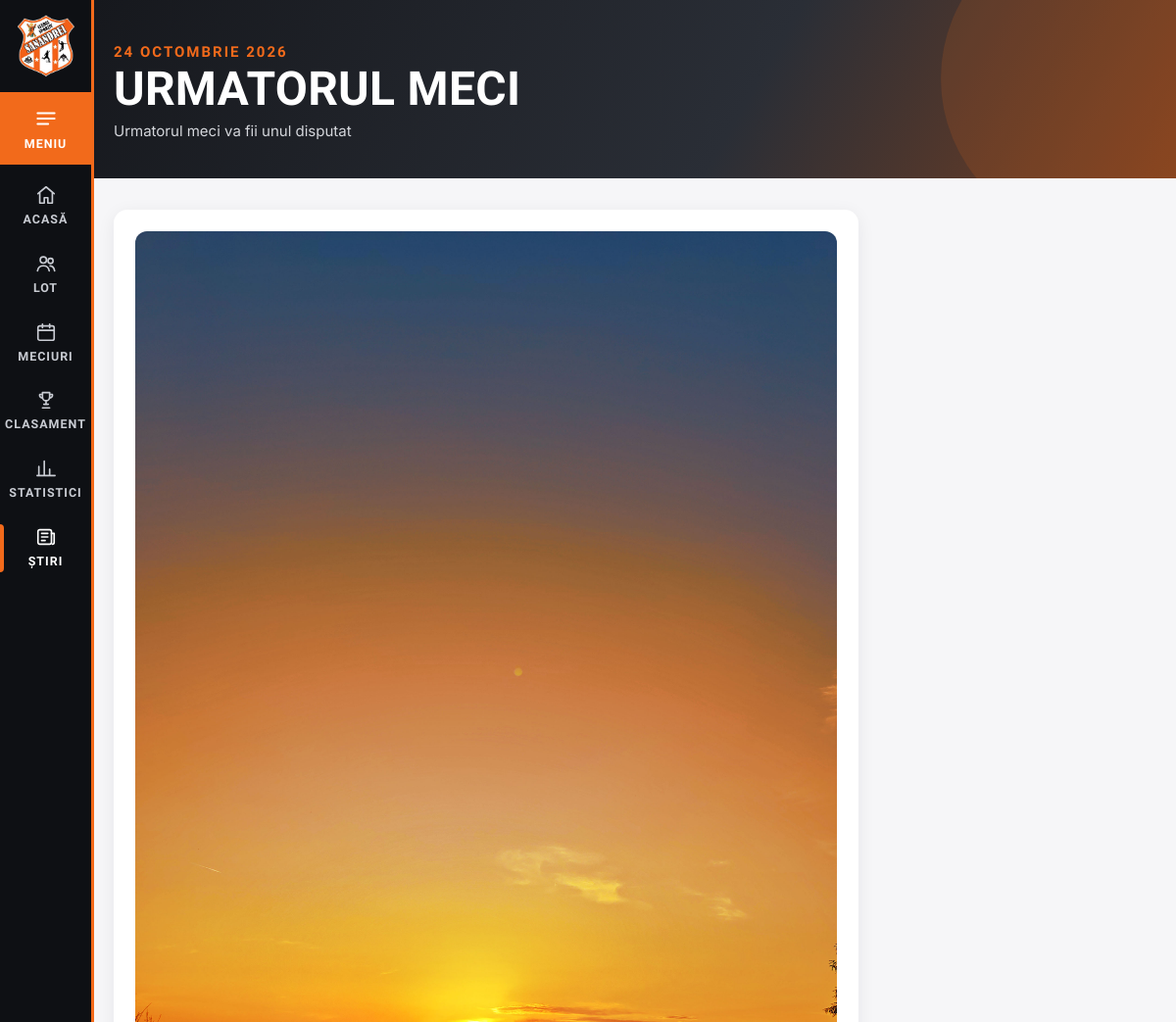
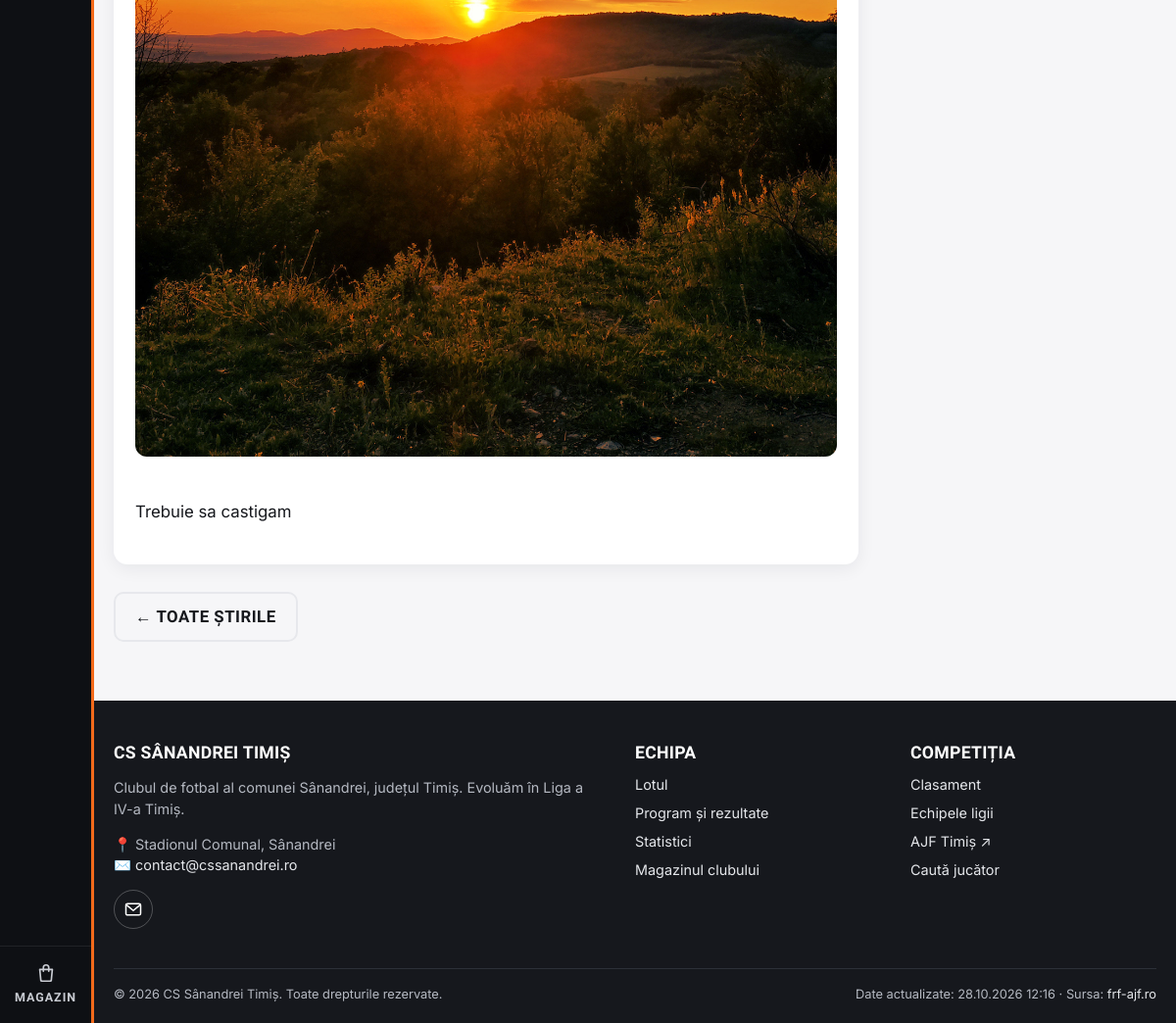
Before: /stiri/2026-10-24-urmatorul-meci/ with the older database file (2 pictures, top to bottom).
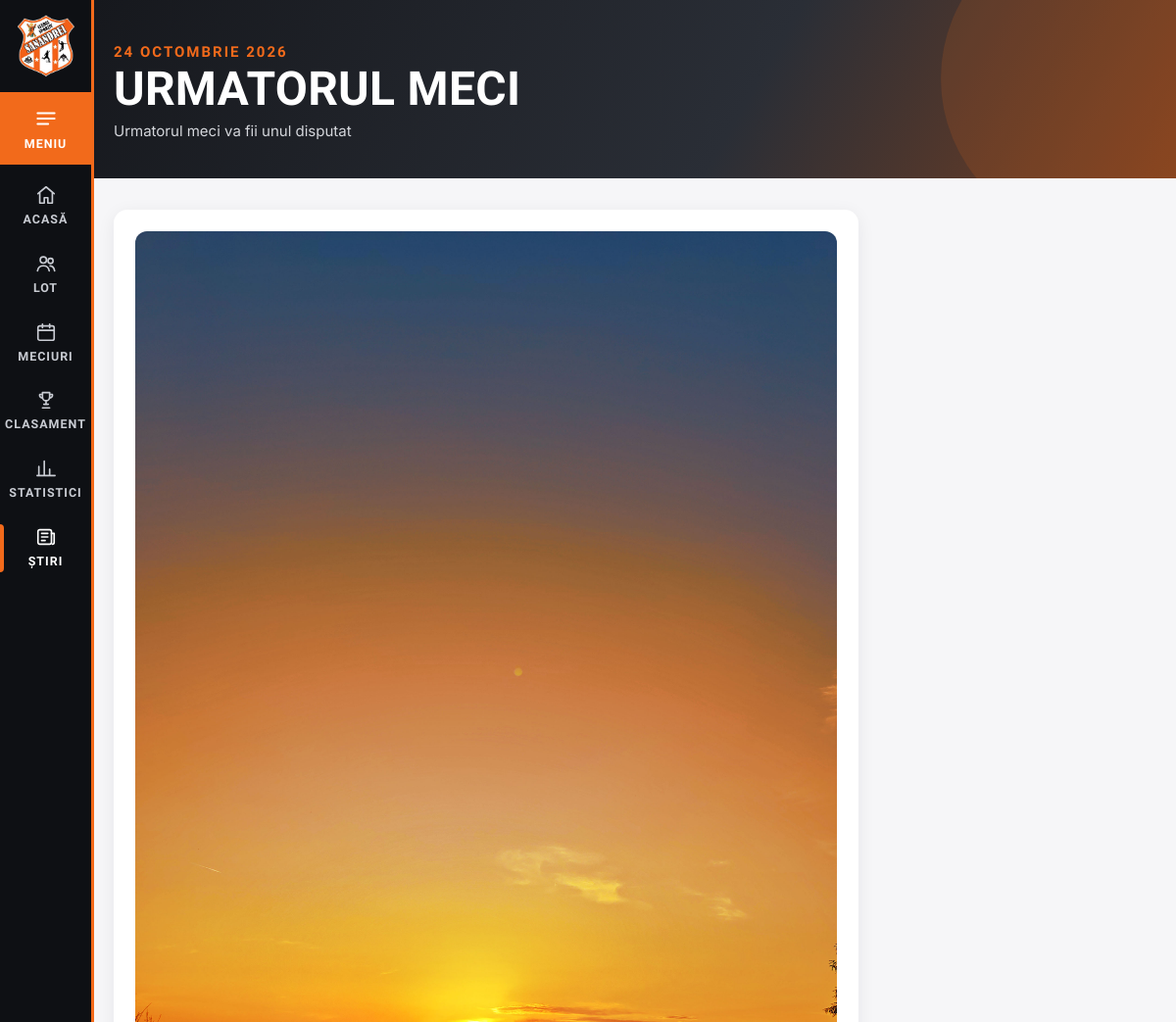
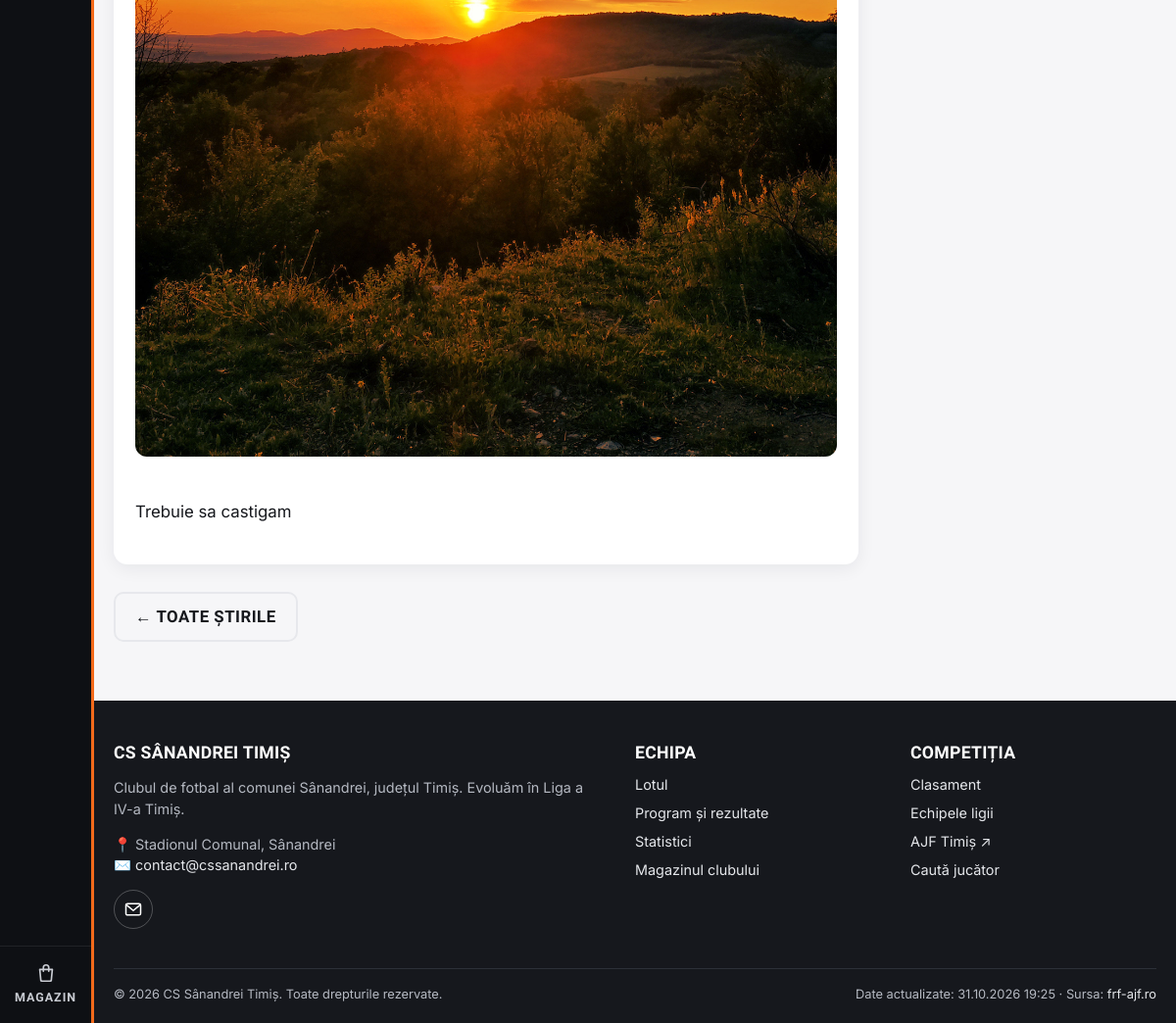
After: the same page with the newer database file (2 pictures, top to bottom).
### core/models.py (models this page shows, shortened)
class News(models.Model):
    title = models.CharField(max_length=200)
    slug = models.SlugField(unique=True)
    summary = models.CharField(max_length=300, blank=True)
    body = models.TextField()
    image = models.ImageField(upload_to="news/", blank=True)
    published_at = models.DateTimeField(default=timezone.now)
    is_published = models.BooleanField(default=True)
    class Meta:
        ordering = ["-published_at"]
        verbose_name_plural = "news"
    @property
    def body_html(self):
        from .content import render_markdown
        return render_markdown(self.body)

### teams/models.py (models this page shows, shortened)
class SyncRun(models.Model):
    started_at = models.DateTimeField(auto_now_add=True)
    finished_at = models.DateTimeField(null=True, blank=True)
    ok = models.BooleanField(default=False)
    summary = models.TextField(blank=True)
    class Meta:
        ordering = ["-started_at"]

### core/views.py (the view)
# urls.py: path("stiri/<slug:slug>/", news_detail, name="news_detail"),
def news_detail(request, slug):
    item = get_object_or_404(News, slug=slug, is_published=True)
    return render(request, "core/news_detail.html", {"item": item})

### core/content.py (called while the page is built)
def content_dir():
    return Path(settings.CONTENT_DIR)

def read_yaml(path, default=None):
    path = Path(path)
    if not path.exists():
        return default
    data = yaml.safe_load(path.read_text(encoding="utf-8"))
    return default if data is None else data

def render_markdown(text):
    html = md.markdown(text or "", extensions=["extra", "sane_lists", "nl2br"])
    prefix = settings.MEDIA_URL
    html = re.sub(r'(src|href)="/?media/', rf'\1="{prefix}', html)
    return mark_safe(html)

def site_settings():
    data = read_yaml(content_dir() / "setari.yml", {}) or {}
    return {
        "CLUB_EMAIL": data.get("email") or settings.CLUB_EMAIL,
        "CLUB_PHONE": str(data.get("telefon") or settings.CLUB_PHONE or ""),
        "CLUB_VENUE": data.get("stadion") or settings.CLUB_VENUE,
        "CLUB_FACEBOOK": data.get("facebook") or "",
        "CLUB_INSTAGRAM": data.get("instagram") or "",
        "CLUB_YOUTUBE": data.get("youtube") or "",
        "CLUB_TIKTOK": data.get("tiktok") or "",
        "CLUB_ABOUT": data.get("despre") or "",
        "CLUB_MOTTO": data.get("moto") or DEFAULT_MOTTO,
        "CLUB_MOTTO_TEXT": data.get("moto_text") or DEFAULT_MOTTO_TEXT,
    }

### core/templates/core/news_detail.html (shortened to what this page needs)
{% extends "base.html" %}
{% block hero %}<section class="page-hero"><div class="container"><div class="eyebrow">{{ item.published_at|date:"j F Y" }}</div><h1>{{ item.title }}</h1>{% if item.summary %}<p>{{ item.summary }}</p>{% endif %}</div></section>{% endblock %}
{% block content %}
<article class="card prose">
  {% if item.image %}<img src="{{ item.image.url }}" alt="" style="border-radius:12px;margin-bottom:16px">{% endif %}
  {{ item.body_html }}
</article>
<p class="mt"><a class="btn btn-ghost" href="{% url 'news_list' %}">← Toate știrile</a></p>
{% endblock %}

### templates/base.html (shortened to what this page needs)
{% load static ui %}<!DOCTYPE html>
<html lang="ro">
<head>
  <link rel="stylesheet" href="{% static 'css/style.css' %}">
</head>
<body class="{% block body_class %}{% endblock %}">
  {% with url=request.resolver_match.url_name %}
  <aside class="side-nav" aria-label="Meniu principal">
    <a class="side-logo" href="{% url 'home' %}" title="{{ CLUB_NAME }}"><img src="{% static 'img/logo.jpg' %}" alt="Sigla {{ CLUB_NAME }}"></a>
    <button class="side-menu-btn" type="button" data-menu-open aria-controls="menu-panel" aria-expanded="false">{% icon "menu" 26 %}<span>Meniu</span></button>
    <nav class="side-links">
      <a href="{% url 'home' %}" class="{% if url == 'home' %}active{% endif %}">{% icon "home" %}<span>Acasă</span></a>
      <a href="{% url 'squad_list' %}" class="{% if url == 'squad_list' or url == 'player_detail' %}active{% endif %}">{% icon "users" %}<span>Lot</span></a>
      <a href="{% url 'fixtures' %}" class="{% if url == 'fixtures' or url == 'fixtures_round' or url == 'match_detail' %}active{% endif %}">{% icon "calendar" %}<span>Meciuri</span></a>
      <a href="{% url 'standings' %}" class="{% if url == 'standings' or url == 'standings_view' %}active{% endif %}">{% icon "table" %}<span>Clasament</span></a>
      <a href="{% url 'stats' %}" class="{% if url == 'stats' %}active{% endif %}">{% icon "chart" %}<span>Statistici</span></a>
      <a href="{% url 'news_list' %}" class="{% if url == 'news_list' or url == 'news_detail' %}active{% endif %}">{% icon "news" %}<span>Știri</span></a>
    </nav>
    <a class="side-shop" href="{% url 'shop:product_list' %}" title="Magazin">{% icon "bag" %}<span>Magazin</span></a>
  </aside>
  {% endwith %}
  <main id="main" class="site-main">
    {% block hero %}{% endblock %}
    <div class="container">
      {% block content %}{% endblock %}
    </div>
  </main>
  <footer class="site-footer site-main">
    <div class="container">
      <div class="footer-grid">
        <div>
          <h4>{{ CLUB_NAME }}</h4>
          <p>{{ CLUB_ABOUT|default:"Clubul de fotbal al comunei Sânandrei, județul Timiș." }} Evoluăm în {{ COMPETITION_NAME }}.</p>
          <p>📍 {{ CLUB_VENUE }}<br>✉️ <a href="mailto:{{ CLUB_EMAIL }}">{{ CLUB_EMAIL }}</a>{% if CLUB_PHONE %}<br>📞 <a href="tel:{{ CLUB_PHONE|cut:' ' }}">{{ CLUB_PHONE }}</a>{% endif %}</p>
          {% include "_social.html" with cls="social-row" %}
        </div>
        <div>
          <h4>Echipa</h4>
          <ul>
            <li><a href="{% url 'squad_list' %}">Lotul</a></li>
            <li><a href="{% url 'fixtures' %}">Program și rezultate</a></li>
            <li><a href="{% url 'stats' %}">Statistici</a></li>
            <li><a href="{% url 'shop:product_list' %}">Magazinul clubului</a></li>
          </ul>
        </div>
        <div>
          <h4>Competiția</h4>
          <ul>
            <li><a href="{% url 'standings' %}">Clasament</a></li>
            <li><a href="{% url 'team_list' %}">Echipele ligii</a></li>
            <li><a href="{{ FRF_COMPETITION_URL }}" target="_blank" rel="noopener">AJF Timiș ↗</a></li>
            <li><a href="{% url 'search' %}">Caută jucător</a></li>
          </ul>
        </div>
      </div>
      <div class="footer-bottom">
        <span>© {% now "Y" %} {{ CLUB_NAME }}. Toate drepturile rezervate.</span>
        <span>{% if last_sync %}Date actualizate: {{ last_sync|date:"d.m.Y H:i" }} · {% endif %}Sursa: <a href="{{ FRF_COMPETITION_URL }}" target="_blank" rel="noopener">frf-ajf.ro</a></span>
      </div>
    </div>
  </footer>
</body>
</html>

Changed rows visible on the page:
no longer on this page (row unchanged): SyncRun: finished_at "28.10.2026 12:16"
added SyncRun: finished_at "31.10.2026 19:25"
